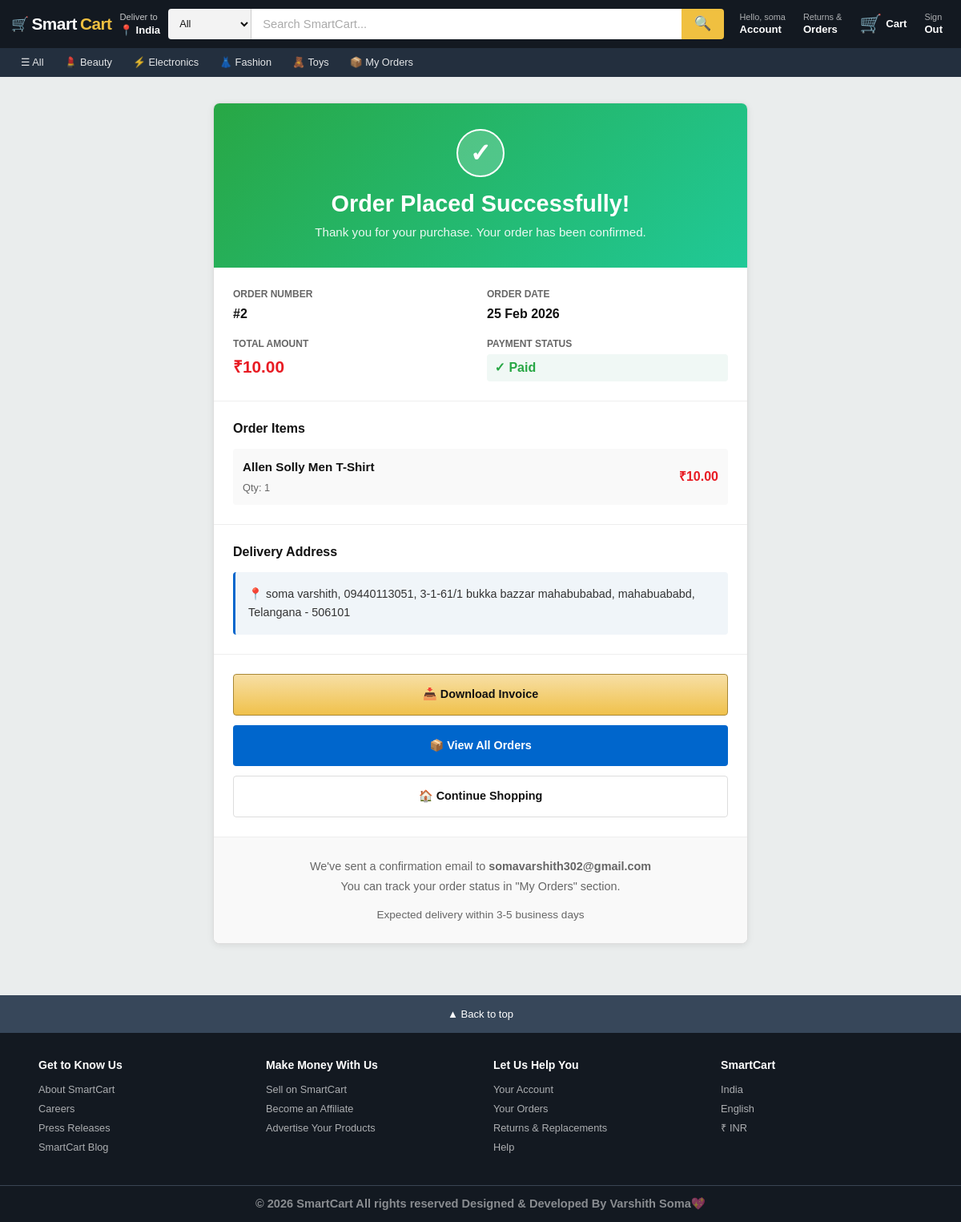
The app's page /user/order-success/2 (signed in) with its own data.
### tables this page shows
CREATE TABLE products (
            product_id      INTEGER PRIMARY KEY AUTOINCREMENT,
            name            TEXT NOT NULL,
            description     TEXT,
            category        TEXT,
            price           REAL NOT NULL,
            image           TEXT,
            quantity        INTEGER DEFAULT 0,
            added_by_admin  INTEGER,
            FOREIGN KEY (added_by_admin) REFERENCES admin(admin_id)
        );

CREATE TABLE orders (
            order_id            INTEGER PRIMARY KEY AUTOINCREMENT,
            user_id             INTEGER NOT NULL,
            razorpay_order_id   TEXT,
            razorpay_payment_id TEXT,
            amount              REAL NOT NULL,
            payment_status      TEXT DEFAULT 'pending',
            delivery_address    TEXT,
            created_at          TIMESTAMP DEFAULT CURRENT_TIMESTAMP,
            FOREIGN KEY (user_id) REFERENCES users(user_id)
        );

CREATE TABLE order_items (
            item_id      INTEGER PRIMARY KEY AUTOINCREMENT,
            order_id     INTEGER NOT NULL,
            product_id   INTEGER,
            product_name TEXT NOT NULL,
            quantity     INTEGER NOT NULL,
            price        REAL NOT NULL,
            FOREIGN KEY (order_id)   REFERENCES orders(order_id),
            FOREIGN KEY (product_id) REFERENCES products(product_id)
        );

CREATE TABLE users (
            user_id  INTEGER PRIMARY KEY AUTOINCREMENT,
            name     TEXT NOT NULL,
            email    TEXT UNIQUE NOT NULL,
            password TEXT NOT NULL,
            phone    TEXT,
            address  TEXT
        );

### app.py (the view)
@app.route('/user/order-success/<int:order_db_id>')
def order_success(order_db_id):
    if 'user_id' not in session:
        flash("Please login!", "danger")
        return redirect('/user-login')
    conn   = get_db_connection()
    cursor = conn.cursor()
    cursor.execute("""
        SELECT o.*, u.name as customer_name, u.email as customer_email, u.phone as customer_phone
        FROM orders o JOIN users u ON o.user_id=u.user_id
        WHERE o.order_id=? AND o.user_id=?
    """, (order_db_id, session['user_id']))
    order = cursor.fetchone()
    cursor.execute("SELECT * FROM order_items WHERE order_id=?", (order_db_id,))
    items = cursor.fetchall()
    conn.close()
    if not order:
        flash("Order not found.", "danger")
        return redirect('/user/products')
    order = dict(order)
    if order.get('created_at') and isinstance(order['created_at'], str):
        try:
            order['created_at'] = datetime.strptime(order['created_at'][:19], '%Y-%m-%d %H:%M:%S')
        except ValueError:
            order['created_at'] = None
    return render_template('user/order_success.html', order=order, items=items, cart_count=0)

### app.py (called while the page is built)
@app.template_filter('fdate')
def fdate_filter(value, fmt='%d %b %Y'):
    if not value:
        return '-'
    if isinstance(value, str):
        try:
            value = datetime.strptime(value[:19], '%Y-%m-%d %H:%M:%S')
        except ValueError:
            return value
    return value.strftime(fmt)

def get_db_connection():
    conn = sqlite3.connect(DATABASE)
    conn.row_factory = sqlite3.Row
    return conn

@app.context_processor
def inject_categories():
    try:
        conn   = get_db_connection()
        cursor = conn.cursor()
        cursor.execute("SELECT DISTINCT category FROM products WHERE quantity > 0 AND category IS NOT NULL ORDER BY category")
        cats = cursor.fetchall()
        conn.close()
        return {'categories': cats}
    except Exception:
        return {'categories': []}

### templates/user/order_success.html (shortened to what this page needs)
{% extends "user/base_user.html" %}
{% block content %}
<div class="order-success-container">
    <div class="order-success-card">
        <div class="success-header">
            <div class="success-badge">✓</div>
            <h1>Order Placed Successfully!</h1>
            <p>Thank you for your purchase. Your order has been confirmed.</p>
        </div>
        <div class="order-details">
            <div class="detail-row">
                <span class="detail-label">Order Number</span>
                <span class="detail-value">#{{ order.order_id }}</span>
            </div>
            <div class="detail-row">
                <span class="detail-label">Order Date</span>
                <span class="detail-value">{{ order.created_at | fdate if order.created_at else 'N/A' }}</span>
            </div>
            <div class="detail-row">
                <span class="detail-label">Total Amount</span>
                <span class="detail-value amount">₹{{ "%.2f"|format(order.amount) }}</span>
            </div>
            <div class="detail-row">
                <span class="detail-label">Payment Status</span>
                <span class="detail-value status-paid">✓ Paid</span>
            </div>
        </div>
        <div class="order-items-section">
            <h3>Order Items</h3>
            <div class="items-list">
                {% for item in items %}
                <div class="item-card">
                    <div class="item-info">
                        <strong>{{ item.product_name }}</strong>
                        <span class="item-qty">Qty: {{ item.quantity }}</span>
                    </div>
                    <div class="item-price">₹{{ "%.2f"|format(item.price * item.quantity) }}</div>
                </div>
                {% endfor %}
            </div>
        </div>
        <div class="delivery-section">
            <h3>Delivery Address</h3>
            <div class="address-box">
                📍 {{ order.delivery_address or 'N/A' }}
            </div>
        </div>
        <div class="action-buttons">
            <a href="/user/download-invoice/{{ order.order_id }}" class="btn btn-primary">
                📥 Download Invoice
            </a>
            <a href="/user/my-orders" class="btn btn-secondary">
                📦 View All Orders
            </a>
            <a href="/user-dashboard" class="btn btn-outline">
                🏠 Continue Shopping
            </a>
        </div>
        <div class="info-box">
            <p>We've sent a confirmation email to <strong>{{ order.customer_email }}</strong></p>
            <p>You can track your order status in "My Orders" section.</p>
            <p style="margin-top: 12px; font-size: 0.85rem; color: #666;">
                Expected delivery within 3-5 business days
            </p>
        </div>
    </div>
</div>
{% endblock %}

### templates/user/base_user.html (shortened to what this page needs)
<!DOCTYPE html>
<html lang="en">
<head>
    <link rel="stylesheet" href="{{ url_for('static', filename='css/style.css') }}">
</head>
<body>
<nav class="navbar">
    <div class="navbar-top">
        <a href="/user-dashboard" class="nav-logo">
            <span class="nav-logo-icon">🛒</span>
            <span class="logo-smart">Smart</span><span class="logo-cart">Cart</span>
        </a>
        <div class="nav-deliver">
            <span>Deliver to</span>
            <strong>📍 India</strong>
        </div>
        <div class="nav-search-wrap" id="desktopSearchWrap">
            <select class="nav-search-category" id="searchCategory">
                <option value="">All</option>
            </select>
            <input
                type="text"
                class="nav-search-input"
                id="desktopSearchInput"
                placeholder="Search SmartCart..."
                autocomplete="off"
            >
            <button class="nav-search-btn" id="desktopSearchBtn">🔍</button>
        </div>
        <div class="nav-icons">
            <a href="/user/profile" class="nav-icon-btn">
                <small>Hello, {% if session.user_name %}{{ session.user_name.split()[0] }}{% else %}Sign in{% endif %}</small>
                <strong>Account</strong>
            </a>
            <a href="/user/my-orders" class="nav-icon-btn nav-returns">
                <small>Returns &</small>
                <strong>Orders</strong>
            </a>
            <a href="/user/cart" class="nav-cart-wrap">
                <div style="position:relative;">
                    <span class="nav-cart-icon">🛒</span>
                </div>
                <span class="nav-cart-label">Cart</span>
            </a>
            <a href="/user-logout" class="nav-icon-btn">
                <small>Sign</small>
                <strong>Out</strong>
            </a>
        </div>
    </div>
    <div class="navbar-cats">
        <a href="/user/products"
           class="cat-link {% if not request.args.get('category') and request.path == '/user/products' %}cat-active{% endif %}">
            ☰ All
        </a>
        {% if categories is defined and categories %}
            {% set cat_icons = {
                'Electronics': '⚡',
                'Fashion':     '👗',
                'Clothes':     '👔',
                'Home':        '🏠',
                'Kitchen':     '🍳',
                'Books':       '📚',
                'Sports':      '💪',
                'Toys':        '🧸',
                'Beauty':      '💄',
                'Grocery':     '🛒',
                'Furniture':   '🪑',
                'Automotive':  '🚗'
            } %}
            {% for cat in categories %}
            <a href="/user/products?category={{ cat.category | urlencode }}"
               class="cat-link {% if request.args.get('category') == cat.category %}cat-active{% endif %}">
                {{ cat_icons.get(cat.category, '🏷️') }} {{ cat.category }}
            </a>
            {% endfor %}
        {% endif %}
        <a href="/user/my-orders"
           class="cat-link {% if request.path == '/user/my-orders' %}cat-active{% endif %}">
            📦 My Orders
        </a>
    </div>
</nav>
<main class="main-content">
    {% block content %}{% endblock %}
</main>
<footer class="site-footer">
    <div class="footer-top" onclick="window.scrollTo({top:0,behavior:'smooth'})">
        ▲ Back to top
    </div>
    <div class="footer-grid">
        <div class="footer-col">
            <h4>Get to Know Us</h4>
            <a href="#">About SmartCart</a>
            <a href="#">Careers</a>
            <a href="#">Press Releases</a>
            <a href="#">SmartCart Blog</a>
        </div>
        <div class="footer-col">
            <h4>Make Money With Us</h4>
            <a href="#">Sell on SmartCart</a>
            <a href="#">Become an Affiliate</a>
            <a href="#">Advertise Your Products</a>
        </div>
        <div class="footer-col">
            <h4>Let Us Help You</h4>
            <a href="/user/profile">Your Account</a>
            <a href="/user/my-orders">Your Orders</a>
            <a href="#">Returns &amp; Replacements</a>
            <a href="#">Help</a>
        </div>
        <div class="footer-col">
            <h4>SmartCart</h4>
            <p>India</p>
            <p>English</p>
            <p>₹ INR</p>
        </div>
    </div>
    <div class="footer-bottom">
        <h3>© 2026 SmartCart All rights reserved Designed & Developed By Varshith Soma💖</h3>
    </div>
</footer>
</body>
</html>

### static/css/style.css (style rules this page uses)
:root { --amazon-navy: #131921; --amazon-mid: #232f3e; --amazon-light: #37475a; --amazon-yellow: #f0c040; --amazon-orange: #ff9900; --amazon-red: #e31837; --white: #ffffff; --gray-50: #f8f9fa; --gray-100: #f3f3f3; --gray-200: #e0e0e0; --gray-300: #ddd; --gray-500: #888; --gray-700: #565959; --gray-900: #0f1111; --danger: #e81b23; --success: #28a745; --warning: #f0ad4e; --blue: #0066cc; --radius-xs: 4px; --radius-sm: 8px; --radius-md: 10px; }
* { margin: 0; padding: 0; box-sizing: border-box; }
html { scroll-behavior: smooth; overflow-x: hidden; }
body { font-family: Arial, -apple-system, BlinkMacSystemFont, 'Segoe UI', sans-serif; background: var(--gray-50); color: var(--gray-900); overflow-x: hidden; line-height: 1.5; }
h1, h2, h3, h4, h5, h6 { font-weight: 600; line-height: 1.2; }
a { color: #0066cc; text-decoration: none; transition: color 0.2s; }
.btn { display: inline-flex; align-items: center; justify-content: center; gap: 0.5rem; padding: 0.6rem 1rem; border-radius: var(--radius-xs); font-size: 0.85rem; font-weight: 700; cursor: pointer; border: none; transition: all 0.2s; text-decoration: none; white-space: nowrap; }
.btn-primary { background: linear-gradient(to bottom, #f7dfa5, #f0c14b); color: var(--gray-900); border: 1px solid #a88734; }
.btn-secondary { background: var(--blue); color: white; }
.btn-outline { background: white; border: 1.5px solid var(--gray-300); color: var(--gray-900); }

### templates/user/order_success.html (style rules this page uses)
.order-success-container { max-width: 700px; margin: 2rem auto; padding: 0 1rem; }
.order-success-card { background: white; border-radius: 8px; border: 1px solid #ddd; overflow: hidden; box-shadow: 0 2px 8px rgba(0,0,0,.08); }
.success-header { background: linear-gradient(135deg, #28a745, #20c997); color: white; padding: 2rem 1.5rem; text-align: center; }
.success-badge { display: inline-flex; width: 60px; height: 60px; border-radius: 50%; background: rgba(255,255,255,.2); align-items: center; justify-content: center; font-size: 2rem; font-weight: bold; margin-bottom: 1rem; border: 2px solid white; }
.success-header h1 { font-size: 1.8rem; margin-bottom: 0.5rem; }
.success-header p { opacity: 0.9; font-size: 0.95rem; }
.order-details { padding: 1.5rem; border-bottom: 1px solid #eee; display: grid; grid-template-columns: 1fr 1fr; gap: 1rem; }
.detail-row { display: flex; flex-direction: column; }
.detail-label { font-size: 0.75rem; color: #666; font-weight: 600; text-transform: uppercase; margin-bottom: 0.25rem; }
.detail-value { font-size: 1rem; font-weight: 600; color: #111; }
.detail-value.amount { color: #e81b23; font-size: 1.3rem; }
.status-paid { color: #28a745; background: #f0f8f5; padding: 0.3rem 0.6rem; border-radius: 4px; display: inline-block; }
.order-items-section { padding: 1.5rem; border-bottom: 1px solid #eee; }
.order-items-section h3 { font-size: 1rem; margin-bottom: 1rem; color: #111; }
.items-list { display: flex; flex-direction: column; gap: 0.75rem; }
.item-card { display: flex; justify-content: space-between; align-items: center; padding: 0.75rem; background: #f9f9f9; border-radius: 4px; }
.item-info { display: flex; flex-direction: column; gap: 0.25rem; }
.item-info strong { font-size: 0.95rem; }
.item-qty { font-size: 0.8rem; color: #666; }
.item-price { font-weight: 700; color: #e81b23; }
.delivery-section { padding: 1.5rem; border-bottom: 1px solid #eee; }
.delivery-section h3 { font-size: 1rem; margin-bottom: 1rem; color: #111; }
.address-box { background: #f0f5f9; border-left: 3px solid #0066cc; padding: 1rem; border-radius: 4px; font-size: 0.9rem; color: #333; line-height: 1.6; }
.action-buttons { padding: 1.5rem; display: flex; flex-direction: column; gap: 0.75rem; }
.btn { padding: 0.9rem 1.5rem; border-radius: 4px; text-decoration: none; font-weight: 600; text-align: center; cursor: pointer; border: none; font-size: 0.9rem; transition: all 0.2s; display: flex; align-items: center; justify-content: center; gap: 0.5rem; }
.btn-primary { background: linear-gradient(to bottom, #f7dfa5, #f0c14b); color: #111; border: 1px solid #a88734; }
.btn-secondary { background: #0066cc; color: white; }
.btn-outline { background: white; border: 1px solid #ddd; color: #111; }
.info-box { background: #f9f9f9; border-top: 1px solid #eee; padding: 1.5rem; font-size: 0.9rem; color: #666; text-align: center; line-height: 1.7; }

### records on screen
products: get "💄", category "Beauty"
products: get "👗", category "Fashion"
products: get "🧸", category "Toys"
orders: order_id "2", created_at|fdate "25 Feb 2026", amount "10.00", delivery_address "soma varshith, 09440113051, 3-1-61/1 bukka bazzar mahabubabad, mahabuababd, Telangana - 506101"
order_items: product_name "Allen Solly Men T-Shirt", quantity "1", item.price*item.quantity "10.00"
users: customer_email "somavarshith302@gmail.com"

### other values on screen
{{ session.user_name.split()[0] }} "soma"
{{ cat_icons.get(cat.category, '🏷️') }} "⚡"
{{ cat.category }} "Electronics"
